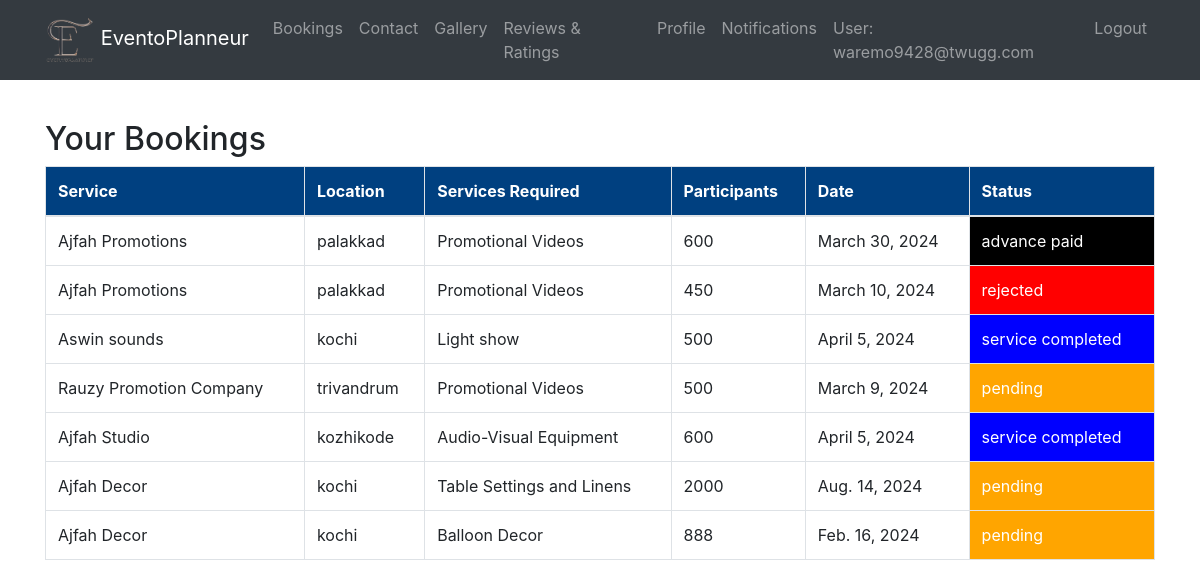
Page /bookings/ (signed in) on the committed database.
### eventapp/models.py (models this page shows, shortened)
class CustomUser(AbstractUser):
    username = None
    USERNAME_FIELD  = 'email'
    email = models.EmailField(unique=True)
    password = models.CharField(max_length=128)
    is_organizer = models.BooleanField(default=False)
    is_provider = models.BooleanField(default=False)
    is_attendee = models.BooleanField(default=False)
    is_verified = models.BooleanField(default=False)
    verification_token = models.CharField(max_length=100, blank=True, null=True)
    REQUIRED_FIELDS = []
    objects = CustomUserManager()

class BookService(models.Model):
    service = models.ForeignKey(Service, on_delete=models.CASCADE)
    location = models.CharField(max_length=100)
    services_required = models.TextField()
    participants = models.IntegerField()
    date = models.DateField(null=True)
    org_user=models.ForeignKey(CustomUser, on_delete=models.CASCADE,null=True,blank=True)
    status = models.TextField(default="pending")

class Service(models.Model):
    name = models.CharField(max_length=255)
    category = models.CharField(max_length=100)
    image = models.ImageField(upload_to='service_images/')
    locations = models.TextField(null=True)
    services_provided = models.TextField()
    description = models.TextField()
    rating = models.IntegerField(default=0, null=True)
    capacity = models.IntegerField(null=True)
    org_user = models.ForeignKey(CustomUser, on_delete=models.CASCADE, null=True, blank=True)
    rate = models.IntegerField(default=0, null=True)

### eventapp/views.py (the view)
# urls.py: path('bookings/', views.bookings, name='bookings'),
def bookings(request):
    currency = 'INR'
    amount = 200000  # Rs. 200
    razorpay_order = razorpay_client.order.create(dict(amount=amount,
                                                       currency=currency,
                                                       payment_capture='0'))
    razorpay_order_id = razorpay_order['id']
    callback_url = 'eventapp:bookings'
    current_user = request.user
    booking_instances = BookService.objects.filter(org_user=current_user)
    context = {
        'booking_instances': booking_instances,
    }
    context['razorpay_order_id'] = razorpay_order_id
    context['razorpay_merchant_key'] = settings.RAZOR_KEY_ID
    context['razorpay_amount'] = amount
    context['currency'] = currency
    context['callback_url'] = callback_url
    return render(request, 'bookings.html', context=context)

### templates/bookings.html (shortened to what this page needs)
{% load static %}
{% if user.is_authenticated %}
<!DOCTYPE html>
<html lang="en">
<head>
  <link rel="stylesheet" href="https://maxcdn.bootstrapcdn.com/bootstrap/4.5.2/css/bootstrap.min.css">
  <link rel="stylesheet" href="{% static 'css/home.css' %}">
</head>
<body>
  <nav class="navbar navbar-expand-md bg-dark navbar-dark">
    <div class="container">
      <a class="navbar-brand" href="{% url 'eventapp:orghome' %}">
        <img src="{% static 'images/Eventoplanneur.png' %}" alt="Logo" width="50"> EventoPlanneur
      </a>
      <div class="collapse navbar-collapse" id="navbarCollapse">
        <ul class="navbar-nav ml-auto">
          <li class="nav-item"><a class="nav-link" href="{% url 'eventapp:bookings' %}">Bookings</a></li>
          <li class="nav-item"><a class="nav-link" href="#contact">Contact</a></li>
          <li class="nav-item"><a class="nav-link" href="{% url 'eventapp:gallery' %}">Gallery</a></li>
          <li class="nav-item"><a class="nav-link" href="{% url 'eventapp:review_service' %}">Reviews & Ratings</a></li>
          <li class="nav-item"><a class="nav-link" href="{% url 'eventapp:org_profile' %}">Profile</a></li>
          <li class="nav-item"><a class="nav-link" href="#notifications">Notifications</a></li>
          <li class="nav-item">
              {% if user.is_authenticated %}
              <a class="nav-link" >User: {{ user.email }}</a>
              <li class="nav-item"><a href="{% url 'eventapp:logout' %}" class="nav-link">Logout</a></li>
              {% endif %}
            </li>
        </ul>
      </div>
    </div>
  </nav>
<br><br><br>
<div class="container mt-5">
    <h2>Your Bookings</h2>
    <table class="table table-bordered">
        <thead>
            <tr>
                <th>Service</th>
                <th>Location</th>
                <th>Services Required</th>
                <th>Participants</th>
                <th>Date</th>
                <th>Status</th>
            </tr>
        </thead>
        <tbody>
            {% for booking_instance in booking_instances %}
                <tr>
                    <td>{{ booking_instance.service.name }}</td>
                    <td>{{ booking_instance.location }}</td>
                    <td>{{ booking_instance.services_required }}</td>
                    <td>{{ booking_instance.participants }}</td>
                    <td>{{ booking_instance.date }}</td>
                    {% if booking_instance.status == 'approved' %}
                    <td><button onclick="payAdvance({{ booking_instance.id }})" class="btn btn-success">Pay Advance</button>
                    </td>
                    {% else %}
                    <td style="background-color: {% if booking_instance.status == 'approved' %}green{% elif booking_instance.status == 'advance paid' %}black{% elif booking_instance.status == 'rejected' %}red{% elif booking_instance.status == 'service completed' %}blue{% elif booking_instance.status == 'pending' %}orange{% endif %}; color: white;">
                      {{ booking_instance.status }}</td>
                      {% endif %}
                </tr>
            {% endfor %}
        </tbody>
    </table>
</div>
</body>
</html>
{% endif %}

### static/css/home.css (style rules this page uses)
.navbar { position: fixed; top: 0; left: 0; width: 100%; }
a { text-decoration: none; color:white; }

### templates/bookings.html (style rules this page uses)
th { background-color:#004080; color:white; }

### rows in the picture
CustomUser: email "waremo9428@twugg.com"
BookService: service.name "Ajfah Promotions", location "palakkad", services_required "Promotional Videos", participants "600", date "March 30, 2024", status "advance paid"
BookService: service.name "Ajfah Promotions", location "palakkad", services_required "Promotional Videos", participants "450", date "March 10, 2024", status "rejected"
BookService: service.name "Aswin sounds", location "kochi", services_required "Light show", participants "500", date "April 5, 2024", status "service completed"
BookService: service.name "Rauzy Promotion Company", location "trivandrum", services_required "Promotional Videos", participants "500", date "March 9, 2024", status "pending"
BookService: service.name "Ajfah Studio", location "kozhikode", services_required "Audio-Visual Equipment", participants "600", date "April 5, 2024", status "service completed"
BookService: service.name "Ajfah Decor", location "kochi", services_required "Table Settings and Linens", participants "2000", date "Aug. 14, 2024", status "pending"
BookService: service.name "Ajfah Decor", location "kochi", services_required "Balloon Decor", participants "888", date "Feb. 16, 2024", status "pending"
